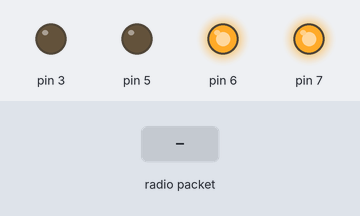
A sketch run on a simulated Arduino Uno, built with avr-gcc and run on an emulated ATmega328P. Parts: output pins drawn as LEDs (lit = HIGH). Dashed ring = blinking. The inputs (shaded band) are chosen by the test bench. No radio packets arrive unless stated.

Above: at 1.2 s.
1.3 s: radio packet "1" arrives
At 2.5 s:
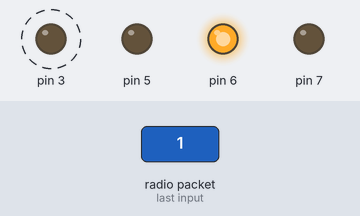
4.3 s: radio packet "0" arrives
At 5.4 s:
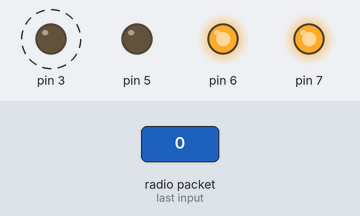
7.3 s: radio packet "2" arrives
At 7.8 s:
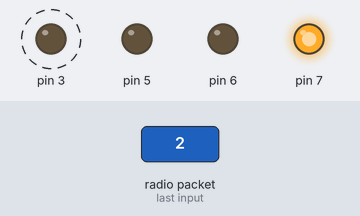
Timing chart, 0 to 16.3 s (numbered marks = the images above; inputs shaded):
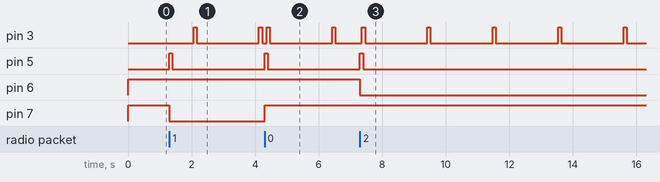

Measured:
- after the input at 1.3 s, pin 5: LOW → HIGH at once, → LOW 0.10 s later; pin 7: HIGH → LOW at once
- after the input at 4.3 s, pin 5: LOW → HIGH at once, → LOW 0.10 s later; pin 7: LOW → HIGH at once
- after the input at 7.3 s, pin 5: LOW → HIGH at once, → LOW 0.10 s later; pin 6: HIGH → LOW at once
- by itself, pin 3: alternates HIGH for 0.10 s and LOW for 2.0 s

The sketch:

wireless_relay_board.ino
```cpp
#include <avr/wdt.h>
#include "src/BlinkableLED/BlinkableLED.hpp"
#include "src/Relay/Relay.hpp"
#include "src/Radio/Radio.hpp"
#include "constants/PinConstants.hpp"

// Radio
Radio radio;
unsigned long timeOfPreviousTxInMilliseconds;
const int intervalBetweenTxInMilliseconds{2000};

// LEDs
BlinkableLED rxLED{PinConstants::rxLEDPin};
BlinkableLED txLED{PinConstants::txLEDPin};

// Relays
Relay firstRelay{PinConstants::firstRelayPin};
Relay secondRelay{PinConstants::secondRelayPin};

void setup(){
  wdt_enable(WDTO_2S);
  radio.init();
}

void loop(){
  wdt_reset();

  if (isTxDue()){
    txRelayStates();
  }

  radio.receiveByte(&receiveByteCallback);

  rxLED.updateState();
  txLED.updateState();
}

bool isTxDue(){
  return millis() - timeOfPreviousTxInMilliseconds >= intervalBetweenTxInMilliseconds;
}

void txRelayStates(){
  radio.sendByte(serializeRelayStates());
  txLED.blink();
  timeOfPreviousTxInMilliseconds = millis();
}

uint8_t serializeRelayStates(){
  // Bit 0 represents the state of the second relay, bit 1 represents the state of the first relay.
  return (firstRelay.isTurnedOn() << 1) | secondRelay.isTurnedOn();
}

void receiveByteCallback(uint8_t byte){
  bool shouldFirstRelayBeTurnedOn{byte & (1 << 1)};
  bool shouldSecondRelayBeTurnedOn{byte & 1};

  shouldFirstRelayBeTurnedOn ? firstRelay.turnOn() : firstRelay.turnOff();
  shouldSecondRelayBeTurnedOn ? secondRelay.turnOn() : secondRelay.turnOff();

  rxLED.blink();

  // Transmit a signal as soon as possible after receiving. This gives a response
  // almost immediately to the controller device.
  makeTxDue();
}

void makeTxDue(){
  timeOfPreviousTxInMilliseconds = 0;
}
```

BlinkableLEDConstants.hpp
```cpp
#ifndef BLINKABLE_LED_CONSTANTS_HPP
#define BLINKABLE_LED_CONSTANTS_HPP

namespace BlinkableLEDConstants {
    const int lengthOfBlinkInMilliseconds{100};
}

#endif
```

PinConstants.hpp
```cpp
#ifndef PIN_CONSTANTS_HPP
#define PIN_CONSTANTS_HPP

namespace PinConstants {
    // LEDs
    const int txLEDPin{3};
    const int rxLEDPin{5};

    // Relays
    const int firstRelayPin{6};
    const int secondRelayPin{7};
}

#endif
```

RadioConstants.hpp
```cpp
#ifndef RADIO_CONSTANTS_HPP
#define RADIO_CONSTANTS_HPP

namespace RadioConstants {
    const long radioFrequency{433E6};
}

#endif
```

BlinkableLED.cpp
```cpp
#include <Arduino.h>
#include "BlinkableLED.hpp"
#include "../../constants/BlinkableLEDConstants.hpp"

BlinkableLED::BlinkableLED(int pin) : pin{pin}{
  pinMode(pin, OUTPUT);
}

void BlinkableLED::blink(){
  // When the state is updated, the time at which the blink was started will
  // be used to decide when to turn off the LED.
  timeWhenBlinkStartedInMilliseconds = millis();
  turnOn();
}

void BlinkableLED::updateState(){
  // Don't do any unnecessary writes to the pin when it's already turned off.
  if (hasBlinkFinished() && state != LOW){
    turnOff();
  }
}

bool BlinkableLED::hasBlinkFinished(){
  unsigned long millisecondsElapsedSinceBlinkStarted {
    millis() - timeWhenBlinkStartedInMilliseconds
  };

  return millisecondsElapsedSinceBlinkStarted >= BlinkableLEDConstants::lengthOfBlinkInMilliseconds;
}

void BlinkableLED::turnOn(){
  digitalWrite(pin, HIGH);
  state = HIGH;
}

void BlinkableLED::turnOff(){
  digitalWrite(pin, LOW);
  state = LOW;
}
```

BlinkableLED.hpp
```cpp
#ifndef BLINKABLE_LED_HPP
#define BLINKABLE_LED_HPP

class BlinkableLED {
  public:
    BlinkableLED(int pin);

    void blink();
    void updateState();

  private:
    const int pin;
    bool state{LOW};
    unsigned long timeWhenBlinkStartedInMilliseconds;

    bool hasBlinkFinished();
    void turnOn();
    void turnOff();
};

#endif
```

Radio.cpp
```cpp
#include <LoRa.h>
#include "Radio.hpp"
#include "../../constants/RadioConstants.hpp"

void Radio::init(){
    if (!LoRa.begin(RadioConstants::radioFrequency)) {
        while (1);
    }
}

void Radio::sendByte(uint8_t byte){
    LoRa.beginPacket();
    LoRa.write(byte);
    LoRa.endPacket();
}

void Radio::receiveByte(void(*receiveByteCallback)(uint8_t)){
    if (LoRa.parsePacket()){
        (*receiveByteCallback)(LoRa.read());
    }
}
```

Radio.hpp
```cpp
#ifndef RADIO_HPP
#define RADIO_HPP

class Radio {
    public:
        void init();
        void sendByte(uint8_t byte);
        void receiveByte(void(*receiveByteCallback)(uint8_t));
};

#endif
```

Relay.cpp
```cpp
#include <Arduino.h>
#include "Relay.hpp"

Relay::Relay(int pin) : pin{pin}{
    pinMode(pin, OUTPUT);
    digitalWrite(pin, state);
}

bool Relay::isTurnedOn(){
    return state == ON_STATE;
}

void Relay::turnOff(){
    // Don't do unnecessary writes if already turned off
    if (state == ON_STATE){
        state = OFF_STATE;
        digitalWrite(pin, state);
    }
}

void Relay::turnOn(){
    // Don't do unnecessary writes if already turned on
    if (state == OFF_STATE){
        state = ON_STATE;
        digitalWrite(pin, state);
    }
}
```

Relay.hpp
```cpp
#ifndef RELAY_HPP
#define RELAY_HPP

class Relay {
    public:
        Relay(int pin);

        bool isTurnedOn();
        void turnOn();
        void turnOff();

    private:
        // Relays on the board are activated with a LOW signal, deactivated with HIGH
        const int ON_STATE{LOW};
        const int OFF_STATE{HIGH};
        const int pin;
        int state{OFF_STATE};
};

#endif
```
